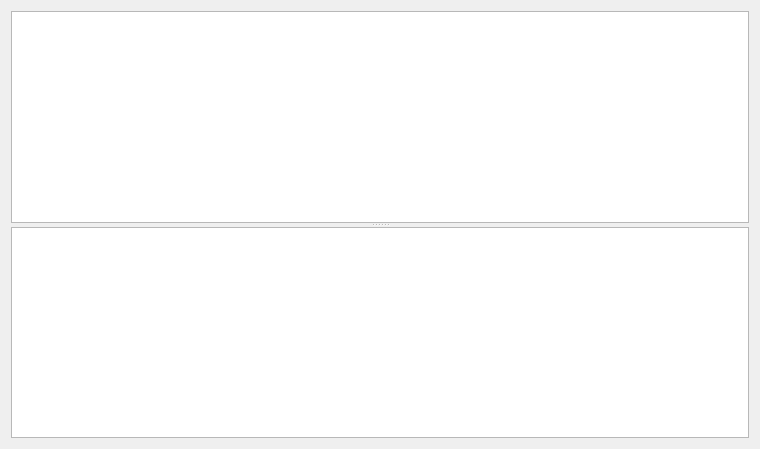
<?xml version="1.0" encoding="UTF-8"?>
<ui version="4.0">
 <class>showOrder</class>
 <widget class="QWidget" name="showOrder">
  <property name="geometry">
   <rect>
    <x>0</x>
    <y>0</y>
    <width>760</width>
    <height>449</height>
   </rect>
  </property>
  <property name="windowTitle">
   <string>Form</string>
  </property>
  <layout class="QVBoxLayout" name="verticalLayout">
   <item>
    <widget class="QSplitter" name="splitter">
     <property name="orientation">
      <enum>Qt::Vertical</enum>
     </property>
     <property name="opaqueResize">
      <bool>false</bool>
     </property>
     <property name="childrenCollapsible">
      <bool>false</bool>
     </property>
     <widget class="QTableWidget" name="orderTable">
      <property name="cornerButtonEnabled">
       <bool>true</bool>
      </property>
      <attribute name="horizontalHeaderCascadingSectionResizes">
       <bool>false</bool>
      </attribute>
      <attribute name="horizontalHeaderShowSortIndicator" stdset="0">
       <bool>false</bool>
      </attribute>
     </widget>
     <widget class="QTableWidget" name="orderInfoTable">
      <property name="cornerButtonEnabled">
       <bool>true</bool>
      </property>
      <attribute name="horizontalHeaderCascadingSectionResizes">
       <bool>false</bool>
      </attribute>
      <attribute name="horizontalHeaderShowSortIndicator" stdset="0">
       <bool>false</bool>
      </attribute>
     </widget>
    </widget>
   </item>
  </layout>
 </widget>
 <resources/>
 <connections/>
</ui>
